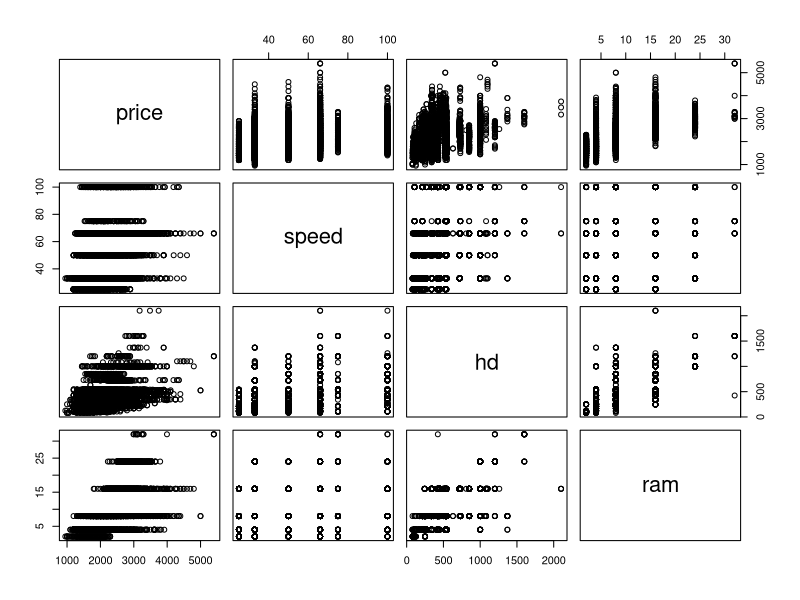

R code for this plot: (Note: this script raises an error after producing the figure.)

library("Metrics")
####Data preparation:
#1 import
setwd("D:/PC prices prediction project/")
computers = read.csv("Computers.csv")
str(computers)
computers$X<-NULL
any(is.na(computers))  ##check null values
View(computers)
computers_input<-computers[,c(1,2,3,4)]
colnames<-c("price", "speed", "hd","ram")
summary(computers_input)
plot(computers_input)

#2 training and testing datasets
trainingRowIndex<-sample(1:nrow(computers), 0.8*nrow(computers))
trainingData<-computers[trainingRowIndex,]
testData<-computers[-trainingRowIndex,]
View(testData)


####model building
#1 find the most significant variables and excluse tha variables with high F value 
results <- lm(price~speed + hd + ram , trainingData) #model building
test<-data.frame(33,85,2)
pred1<-predict(results, test)
pred1
summary(results)
plot(results)
#price=b0+ b1speed + b2hd + b3ram + b4screen+err

#2 draw the residuals
with(results, { plot(fitted.values, residuals,ylim=c(-2000,2000) )
  points(c(min(fitted.values),max(fitted.values)),
         c(0,0), type = "l")})  
hist(results$residuals)  
qqnorm(results$residuals, ylab="Residuals") 
qqline(results$residuals) 
confint(results, level = .95)

#3 model evaluation (accuracy)
pred<-predict(results, testData)
pred
rmse<- sqrt(mean(pred-testData$price)^2) # root mean squared error #measure of the standard deviation of the residuals
rmse
mae<-mae(pred, testData$price) #mean absolute error #measure of errors #distance between  
mae
mape<-mape(pred, testData$price) #mean absolute percentage error #measure of accuracy in precentage
mape
plot(pred,testData$price,  #to show the actual vs predicted prices
     xlab="predicted",ylab="actual")
abline(a=0,b=1)


#4 prediction 
speed <- 40
hd <- 350 
ram <- 8
new_obj <- data.frame(speed, hd, ram)
conf_obj <- predict(results,new_obj,level=.95,interval="confidence") #predict on the actual population 
conf_obj   

pred_obj <- predict(results,new_obj,level=.95,interval="prediction") #predict on the predicted population 
pred_obj
